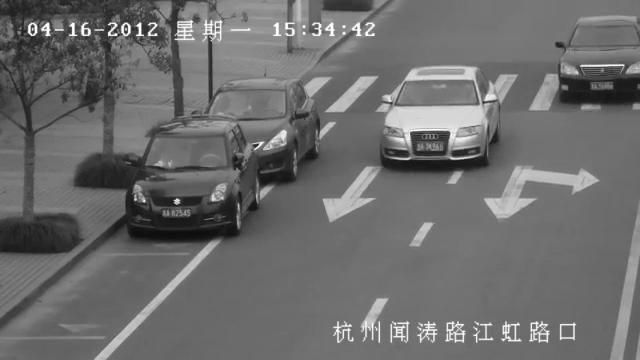
%> input picture i1.jpg, 640 x 360 px
$ octave GaussianPlot.m   (GNU Octave 9; MATLAB toolbox functions it lacks are replaced by stand-ins)
%> lines starting %> are read from the running program, lines starting %| are printed output that depends on the picture
### psnr.m
function PSNR = psnr(distImg, origImg)

            origImg = double(origImg);
            distImg = double(distImg);

            [M N] = size(origImg);
            error = origImg - distImg;
            MSE = sum(sum(error .* error)) / (M * N);

            if(MSE > 0)
            PSNR = 10*log(255*255/MSE) / log(10);
            else
            PSNR = 99;
            end

end

### GaussianPlot.m

     clear all;
     close all;
     clc;
    zh1 = imread('i1.jpg');
%> zh1 is the input picture: size 360x640 uint8; min 12, max 255, mean 108.7
     j1 = imnoise(zh1,'gaussian',0, 0.01);
     j2 = imnoise(zh1,'gaussian',0, 0.02);
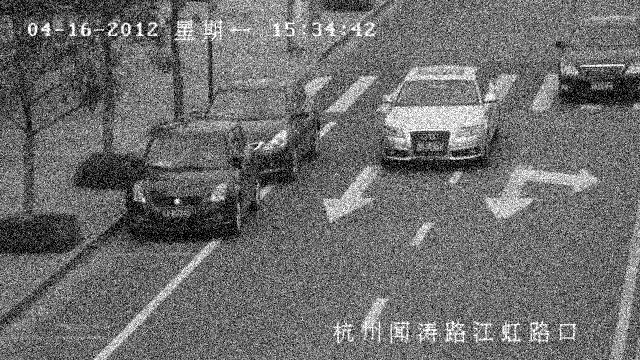
%> j2: size 360x640 uint8; min 0, max 255, mean 108.8
     j3 = imnoise(zh1,'gaussian',0, 0.03);
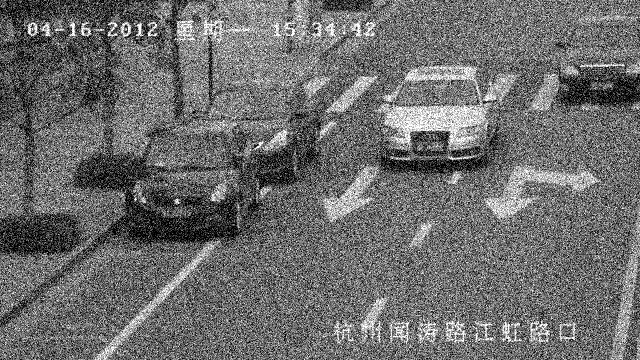
%> j3: size 360x640 uint8; min 0, max 255, mean 109.1

    k1 = filter2(fspecial('average', 3), j1)/255;
    k2 = filter2(fspecial('average', 3), j2)/255;
    k3 = filter2(fspecial('average', 3), j3)/255;

    l1= medfilt2(j1, [3 3]);
    l2 = medfilt2(j2, [3 3]);
    l3 = medfilt2(j3, [3 3]);

    m1= wiener2(j1, [3 3]);
    m2= wiener2(j2, [3 3]);
    m3= wiener2(j3, [3 3]);

   [psnrj1]=psnr(j1,zh1);
%> in psnr, `MSE = sum(sum(error .* error)) / (M * N);`: MSE = 638.8
%> in psnr, `PSNR = 10*log(255*255/MSE) / log(10);`: PSNR = 20.08
%> psnrj1 = 20.08
   [psnrj2]=psnr(j2,zh1);
%> psnrj2 = 17.12
   [psnrj3]=psnr(j3,zh1);
%> psnrj3 = 15.44

   [psnrk1]=psnr(k1,zh1);
%> psnrk1 = 7.04
   [psnrk2]=psnr(k2,zh1);
%> psnrk2 = 7.04
   [psnrk3]=psnr(k3,zh1);
%> psnrk3 = 7.04

   [psnrl1]=psnr(l1,zh1);
%> in psnr (call 7), `error = origImg - distImg;`:
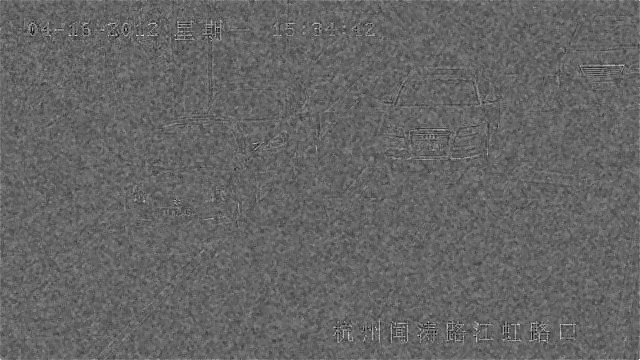
%> error: size 360x640 double; min -101, max 154, mean 0.3; drawn with min black and max white
%> in psnr (call 7), `MSE = sum(sum(error .* error)) / (M * N);`: MSE = 153.4
%> in psnr (call 7), `PSNR = 10*log(255*255/MSE) / log(10);`: PSNR = 26.27
%> psnrl1 = 26.27
   [psnrl2]=psnr(l2,zh1);
%> psnrl2 = 23.88
   [psnrl3]=psnr(l3,zh1);
%> psnrl3 = 22.35

   [psnrm1]=psnr(m1,zh1);
%> in psnr (call 10), `error = origImg - distImg;`:
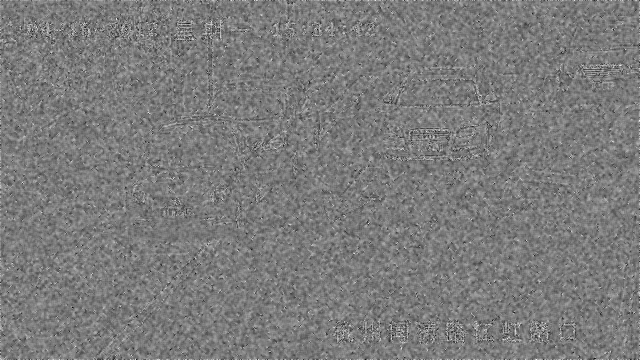
%> error: size 360x640 double; min -79, max 84, mean 0.1; drawn with min black and max white
%> in psnr (call 10), `MSE = sum(sum(error .* error)) / (M * N);`: MSE = 126.8
%> in psnr (call 10), `PSNR = 10*log(255*255/MSE) / log(10);`: PSNR = 27.1
%> psnrm1 = 27.1
   [psnrm2]=psnr(m2,zh1);
%> in psnr (call 11), `error = origImg - distImg;`:
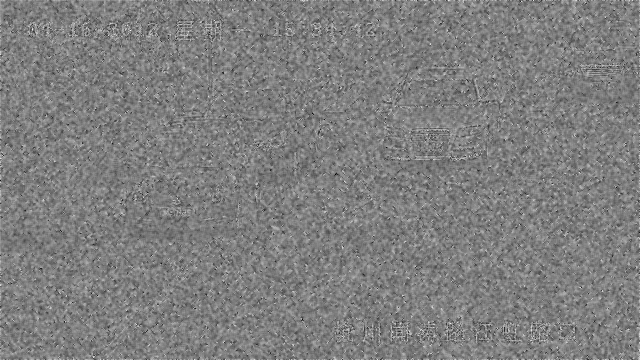
%> error: size 360x640 double; min -108, max 109, mean 0; drawn with min black and max white
%> in psnr (call 11), `MSE = sum(sum(error .* error)) / (M * N);`: MSE = 246.3
%> in psnr (call 11), `PSNR = 10*log(255*255/MSE) / log(10);`: PSNR = 24.22
%> psnrm2 = 24.22
   [psnrm3]=psnr(m3,zh1);
%> in psnr (call 12), `error = origImg - distImg;`:
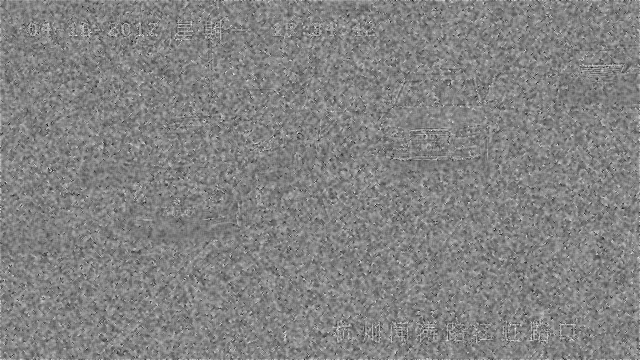
%> error: size 360x640 double; min -128, max 121, mean -0.2; drawn with min black and max white
%> in psnr (call 12), `MSE = sum(sum(error .* error)) / (M * N);`: MSE = 358.9
%> in psnr (call 12), `PSNR = 10*log(255*255/MSE) / log(10);`: PSNR = 22.58
%> psnrm3 = 22.58


   % [6 lines of commented-out code are left out]


  x= [1:3];
    y= [psnrk1,psnrk2,psnrk3];
%> y = [7.04 7.04 7.04]
    z= [psnrl3, psnrl3,psnrl3];
%> z = [22.35 22.35 22.35]
    t= [psnrm1,psnrm2,psnrm3]
%> t = [27.1 24.22 22.58]

   y1= plot(x,y);  hold all;
   z1= plot(x,z); hold all;
   t1= plot(x,t);hold all;


    set(y1, 'color', 'red', 'lineWidth', 2);
    set(z1, 'color', 'green', 'lineWidth', 2);
    set(t1, 'color', 'blue', 'lineWidth', 2);

    legend(10,'Average Filter',' Median Filter','Weiner Filter');


   xlabel('Digital Images'), ylabel('PSNR'), title('Gaussian Ploat');
%> after `title('Gaussian Ploat')`:
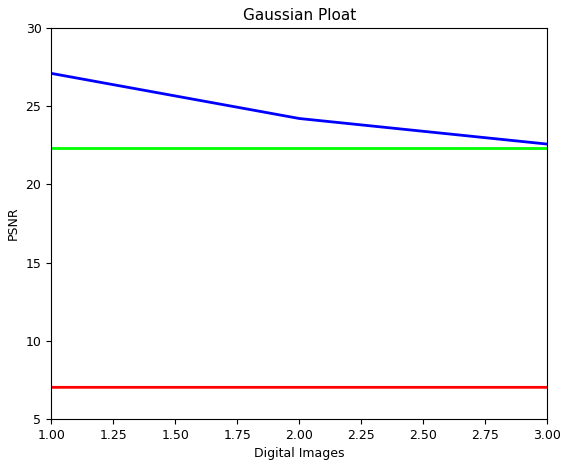
%> figure redrawn from the program's plot data
